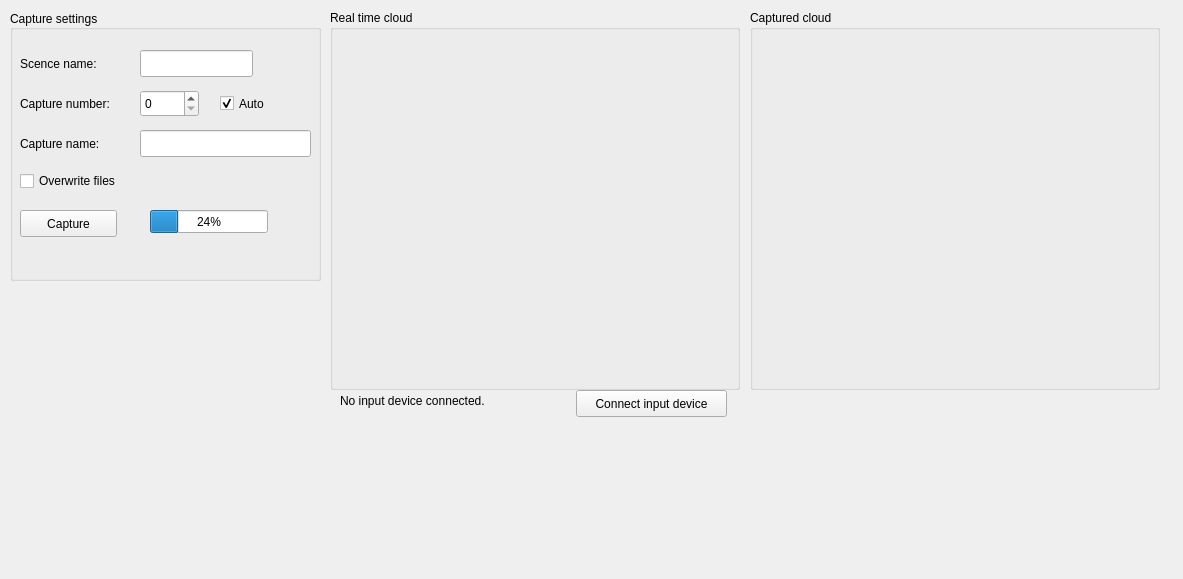
<?xml version="1.0" encoding="UTF-8"?>
<ui version="4.0">
 <class>GuettaCapture</class>
 <widget class="QWidget" name="GuettaCapture">
  <property name="geometry">
   <rect>
    <x>0</x>
    <y>0</y>
    <width>1183</width>
    <height>579</height>
   </rect>
  </property>
  <property name="windowTitle">
   <string>Form</string>
  </property>
  <widget class="QGroupBox" name="groupBoxCaptureSettings">
   <property name="geometry">
    <rect>
     <x>10</x>
     <y>10</y>
     <width>311</width>
     <height>271</height>
    </rect>
   </property>
   <property name="sizePolicy">
    <sizepolicy hsizetype="Maximum" vsizetype="Preferred">
     <horstretch>0</horstretch>
     <verstretch>0</verstretch>
    </sizepolicy>
   </property>
   <property name="baseSize">
    <size>
     <width>0</width>
     <height>0</height>
    </size>
   </property>
   <property name="contextMenuPolicy">
    <enum>Qt::DefaultContextMenu</enum>
   </property>
   <property name="layoutDirection">
    <enum>Qt::LeftToRight</enum>
   </property>
   <property name="autoFillBackground">
    <bool>true</bool>
   </property>
   <property name="title">
    <string>Capture settings</string>
   </property>
   <property name="alignment">
    <set>Qt::AlignLeading|Qt::AlignLeft|Qt::AlignVCenter</set>
   </property>
   <property name="flat">
    <bool>false</bool>
   </property>
   <widget class="QSpinBox" name="spinBoxCaptureNumber">
    <property name="geometry">
     <rect>
      <x>130</x>
      <y>80</y>
      <width>59</width>
      <height>27</height>
     </rect>
    </property>
   </widget>
   <widget class="QPushButton" name="pushButtonCapture">
    <property name="geometry">
     <rect>
      <x>10</x>
      <y>200</y>
      <width>97</width>
      <height>27</height>
     </rect>
    </property>
    <property name="text">
     <string>Capture</string>
    </property>
   </widget>
   <widget class="QCheckBox" name="checkBoxOverwriteFiles">
    <property name="geometry">
     <rect>
      <x>10</x>
      <y>160</y>
      <width>181</width>
      <height>22</height>
     </rect>
    </property>
    <property name="text">
     <string>Overwrite files</string>
    </property>
   </widget>
   <widget class="QLineEdit" name="lineEditSceneName">
    <property name="geometry">
     <rect>
      <x>130</x>
      <y>40</y>
      <width>113</width>
      <height>27</height>
     </rect>
    </property>
   </widget>
   <widget class="QProgressBar" name="progressBar">
    <property name="geometry">
     <rect>
      <x>140</x>
      <y>200</y>
      <width>118</width>
      <height>23</height>
     </rect>
    </property>
    <property name="value">
     <number>24</number>
    </property>
   </widget>
   <widget class="QLabel" name="label">
    <property name="geometry">
     <rect>
      <x>10</x>
      <y>40</y>
      <width>111</width>
      <height>27</height>
     </rect>
    </property>
    <property name="text">
     <string>Scence name:</string>
    </property>
   </widget>
   <widget class="QLabel" name="label_2">
    <property name="geometry">
     <rect>
      <x>10</x>
      <y>80</y>
      <width>111</width>
      <height>27</height>
     </rect>
    </property>
    <property name="text">
     <string>Capture number:</string>
    </property>
   </widget>
   <widget class="QCheckBox" name="checkBoxAutoincrementNumber">
    <property name="geometry">
     <rect>
      <x>210</x>
      <y>80</y>
      <width>61</width>
      <height>27</height>
     </rect>
    </property>
    <property name="text">
     <string>Auto</string>
    </property>
    <property name="checked">
     <bool>true</bool>
    </property>
   </widget>
   <widget class="QLineEdit" name="lineEditCaptureName">
    <property name="geometry">
     <rect>
      <x>130</x>
      <y>120</y>
      <width>171</width>
      <height>27</height>
     </rect>
    </property>
   </widget>
   <widget class="QLabel" name="label_3">
    <property name="geometry">
     <rect>
      <x>10</x>
      <y>120</y>
      <width>101</width>
      <height>27</height>
     </rect>
    </property>
    <property name="text">
     <string>Capture name:</string>
    </property>
   </widget>
  </widget>
  <widget class="QGroupBox" name="groupBox">
   <property name="geometry">
    <rect>
     <x>750</x>
     <y>10</y>
     <width>410</width>
     <height>380</height>
    </rect>
   </property>
   <property name="title">
    <string>Captured cloud</string>
   </property>
   <widget class="QWidget" name="gridLayoutWidget_2">
    <property name="geometry">
     <rect>
      <x>10</x>
      <y>30</y>
      <width>391</width>
      <height>341</height>
     </rect>
    </property>
    <layout class="QGridLayout" name="capturedViewer"/>
   </widget>
  </widget>
  <widget class="QGroupBox" name="groupBox_2">
   <property name="geometry">
    <rect>
     <x>330</x>
     <y>10</y>
     <width>410</width>
     <height>380</height>
    </rect>
   </property>
   <property name="title">
    <string>Real time cloud</string>
   </property>
   <widget class="QWidget" name="gridLayoutWidget">
    <property name="geometry">
     <rect>
      <x>10</x>
      <y>30</y>
      <width>391</width>
      <height>341</height>
     </rect>
    </property>
    <layout class="QGridLayout" name="realTimeViewer"/>
   </widget>
  </widget>
  <widget class="QLabel" name="labelNoInputDeviceConnected">
   <property name="enabled">
    <bool>true</bool>
   </property>
   <property name="geometry">
    <rect>
     <x>340</x>
     <y>390</y>
     <width>201</width>
     <height>21</height>
    </rect>
   </property>
   <property name="autoFillBackground">
    <bool>false</bool>
   </property>
   <property name="text">
    <string>No input device connected.</string>
   </property>
  </widget>
  <widget class="QPushButton" name="pushButtonConnectInputDevice">
   <property name="geometry">
    <rect>
     <x>576</x>
     <y>390</y>
     <width>151</width>
     <height>27</height>
    </rect>
   </property>
   <property name="layoutDirection">
    <enum>Qt::RightToLeft</enum>
   </property>
   <property name="text">
    <string>Connect input device</string>
   </property>
  </widget>
 </widget>
 <resources/>
 <connections/>
</ui>
